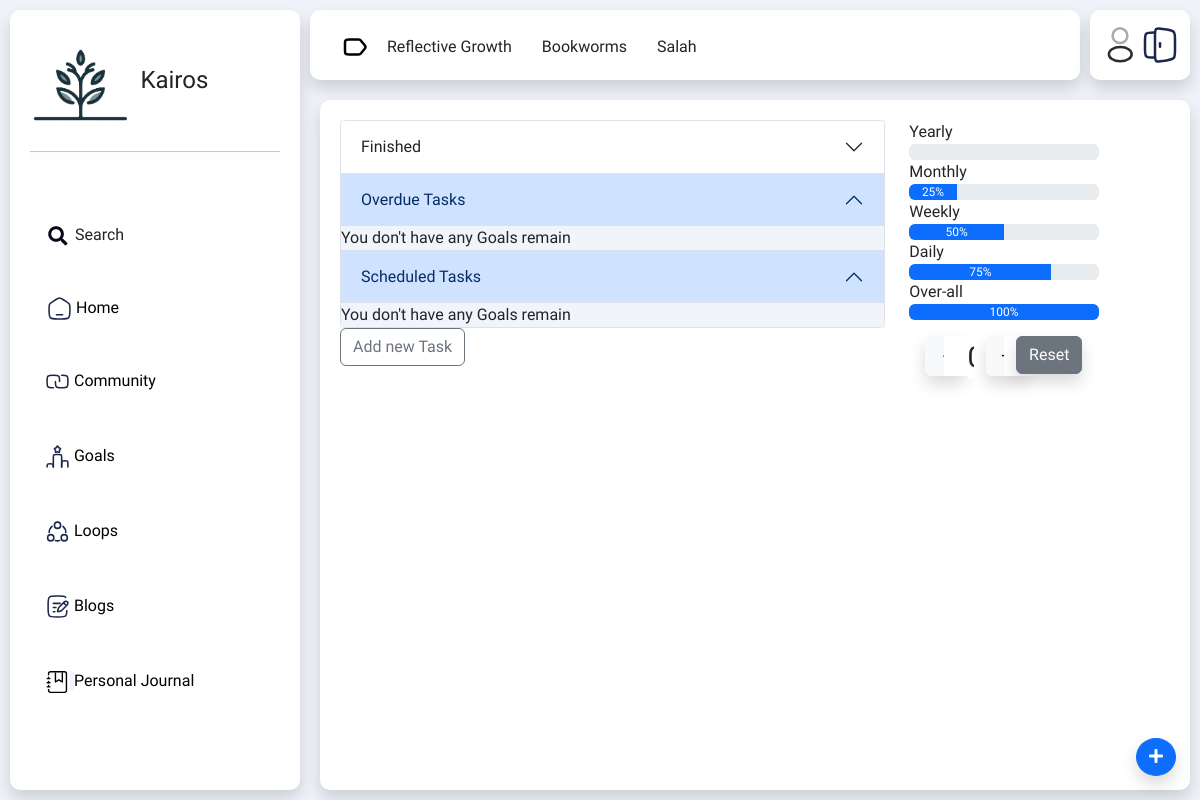
Page /Goal/goals.php on the earlier database version.
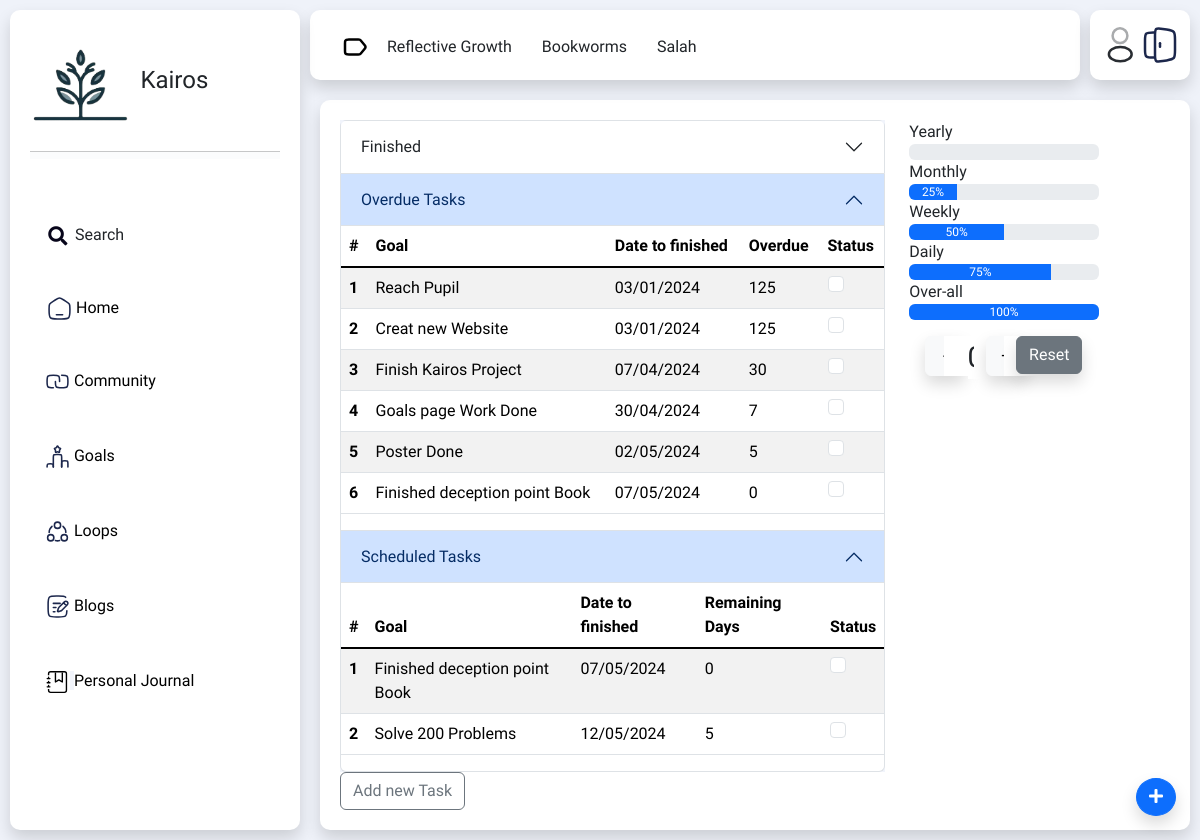
Same page on the later database version.
### tables this page shows
CREATE TABLE `goals` (
  `userHandle` varchar(20) DEFAULT NULL,
  `goalName` varchar(50) DEFAULT NULL,
  `status` bit(1) NOT NULL DEFAULT b'0',
  `startDate` date NOT NULL DEFAULT current_timestamp(),
  `endDate` date NOT NULL,
  `completedDate` date DEFAULT NULL
);

### Goal/goals.php (the view, shortened to what the changed rows need)
<?php
include '../Dashboard/connect_db.php';
$userHandle = mysqli_real_escape_string($conn, 'tashin19');
$sql = "SELECT goalName,
            DATE_FORMAT(startDate, '%d/%m/%Y') AS formatted_StartDate,
            DATE_FORMAT(endDate, '%d/%m/%Y') AS formatted_EndDate,
            DATEDIFF(CURRENT_DATE(), endDate) AS Overdue
            FROM goals
            WHERE userHandle = '$userHandle' AND status = 0 AND endDate < current_timestamp()
            ORDER BY Overdue DESC";
$result = mysqli_query($conn, $sql);
$goalsExceededDeadline = mysqli_fetch_all($result);
$sql = "SELECT goalName,
                   DATE_FORMAT(startDate, '%d/%m/%Y') AS formatted_StartDate,
                   DATE_FORMAT(endDate, '%d/%m/%Y') AS formatted_EndDate,
                   DATEDIFF(endDate, CURRENT_DATE()) AS daysRemaining
            FROM goals
            WHERE userHandle = '$userHandle'
                  AND status = 0
                  AND endDate >= CURRENT_DATE()
            ORDER BY DATEDIFF(endDate, CURRENT_DATE());";
$result = mysqli_query($conn, $sql);
$goalsThatTimeRemains = mysqli_fetch_all($result);
?>
<!DOCTYPE html>
<html lang="en">
<head>
    <link href="https://cdn.jsdelivr.net/npm/bootstrap@5.2.3/dist/css/bootstrap.min.css" rel="stylesheet">
    <link href="https://unpkg.com/gijgo@1.9.14/css/gijgo.min.css" rel="stylesheet" type="text/css" />
</head>
<body>
    <?php
    include '../Includes/NavBar.php';
    include '../Includes/Sidebar.php';
    ?>
    <main class="main bg-white shadow">
        <div class="row bg-white">
            <div class="col-8 bg-white">
                <div class="container bg-white" style="margin:0; padding:0">
                    <div class="accordion" style="margin:0; padding:0" id="accordionPanelsStayOpenExample">
                        <div class="accordion-item" style="margin:0; padding:0">
                            <h2 class="accordion-header" style="margin:0; padding:0" id="panelsStayOpen-headingOne">
                                <button class="accordion-button collapsed" type="button" data-bs-toggle="collapse" data-bs-target="#panelsStayOpen-collapseOne" aria-expanded="false" aria-controls="panelsStayOpen-collapseOne">
                                    Finished
                                </button>
                            </h2>
                        </div>
                        <div class="accordion-item">
                            <h2 class="accordion-header" id="panelsStayOpen-headingTwo">
                                <button class="accordion-button" type="button" data-bs-toggle="collapse" data-bs-target="#panelsStayOpen-collapseTwo" aria-expanded="true" aria-controls="panelsStayOpen-collapseTwo">
                                    Overdue Tasks
                                </button>
                            </h2>
                            <div id="panelsStayOpen-collapseTwo" class="accordion-collapse collapse show" aria-labelledby="panelsStayOpen-headingTwo">
                                <div class="accordion-body" style="margin:0; padding:0">
                                    <?php
                                    if (empty($goalsThatTimeRemains)) {
                                        echo "You don't have any Goals remain";
                                    } else { ?>
                                        <table class="table table-striped">
                                            <thead>
                                                <tr>
                                                    <th scope="col">#</th>
                                                    <th scope="col">Goal</th>
                                                    <th scope="col">Date to finished</th>
                                                    <th scope="col">Overdue</th>
                                                    <th scope="col">Status</th>
                                                </tr>
                                            </thead>
                                            <tbody class="table-group-divider">
                                                <?php
                                                $cnt = 1;
                                                foreach ($goalsExceededDeadline as $goal) { ?>
                                                    <tr>
                                                        <th scope="row">
                                                            <?php echo $cnt; ?>
                                                        </th>
                                                        <td>
                                                            <?php echo htmlspecialchars($goal[0]); ?>
                                                        </td>
                                                        <td>
                                                            <?php echo htmlspecialchars($goal[2]); ?>
                                                        </td>
                                                        <td>
                                                            <?php echo htmlspecialchars($goal[3]); ?>
                                                        </td>
                                                        <td>
                                                            <button type="button" class="border-0 bg-transparent">
                                                                <input class="form-check-input mt-0" type="checkbox" value="" aria-label="Checkbox for following text input">
                                                            </button>
                                                        </td>
                                                    </tr>
                                                    <?php ++$cnt; ?>
                                                <?php }
                                                ?>
                                            </tbody>
                                        </table>
                                    <?php }
                                    ?>
                                </div>
                            </div>
                        </div>
                        <div class="accordion-item">
                            <h2 class="accordion-header" id="panelsStayOpen-headingThree">
                                <button class="accordion-button" type="button" data-bs-toggle="collapse" data-bs-target="#panelsStayOpen-collapseThree" aria-expanded="true" aria-controls="panelsStayOpen-collapseThree">
                                    Scheduled Tasks
                                </button>
                            </h2>
                            <div id="panelsStayOpen-collapseThree" class="accordion-collapse collapse show" aria-labelledby="panelsStayOpen-headingThree">
                                <div class="accordion-body" style="margin:0; padding:0">
                                    <?php
                                    if (empty($goalsThatTimeRemains)) {
                                        echo "You don't have any Goals remain";
                                    } else { ?>
                                        <table class="table table-striped">
                                            <thead>
                                                <tr>
                                                    <th scope="col">#</th>
                                                    <th scope="col">Goal</th>
                                                    <th scope="col">Date to finished</th>
                                                    <th scope="col">Remaining Days</th>
                                                    <th scope="col">Status</th>
                                                </tr>
                                            </thead>
                                            <tbody class="table-group-divider">
                                                <?php
                                                $cnt = 1;
                                                foreach ($goalsThatTimeRemains as $goal) { ?>
                                                    <tr>
                                                        <th scope="row">
                                                            <?php echo $cnt; ?>
                                                        </th>
                                                        <td>
                                                            <?php echo htmlspecialchars($goal[0]); ?>
                                                        </td>
                                                        <td>
                                                            <?php echo htmlspecialchars($goal[2]); ?>
                                                        </td>
                                                        <td>
                                                            <?php echo htmlspecialchars($goal[3]); ?>
                                                        </td>
                                                        <td>
                                                            <button type="button" class="border-0 bg-transparent">
                                                                <input class="form-check-input mt-0" type="checkbox" value="" aria-label="Checkbox for following text input">
                                                            </button>
                                                        </td>
                                                    </tr>
                                                    <?php ++$cnt; ?>
                                                <?php }
                                                ?>
                                            </tbody>
                                        </table>
                                    <?php }
                                    ?>
                                </div>
                            </div>
                        </div>
                    </div>
                </div>
            </div>
        </div>
    </main>
</body>
</html>

Differences in the rows shown:
added goals: goalName "Reach Pupil", goal "03/01/2024", goal "125", shown under "Overdue Tasks"
added goals: goalName "Creat new Website", goal "03/01/2024", goal "125", shown under "Overdue Tasks"
added goals: goalName "Finish Kairos Project", goal "07/04/2024", goal "30", shown under "Overdue Tasks"
added goals: goalName "Goals page Work Done", goal "30/04/2024", goal "7", shown under "Overdue Tasks"
added goals: goalName "Poster Done", goal "02/05/2024", goal "5", shown under "Overdue Tasks"
added goals: goalName "Finished deception point Book", goal "07/05/2024", goal "0"
added goals: goalName "Solve 200 Problems", goal "12/05/2024", goal "5", shown under "Scheduled Tasks"
Other differences:
text no longer shown: "You don't have any Goals remain You don't have any Goals remain"
text now shown: "# Goal Date to finished Overdue Status # Goal Date to finished Remaining Days Status"
